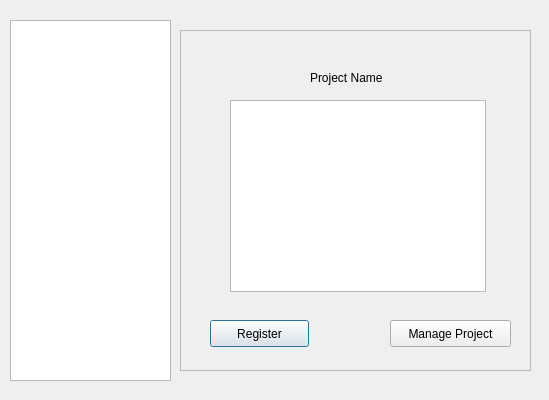
<?xml version="1.0" encoding="UTF-8"?>
<ui version="4.0">
 <class>studentProjectView</class>
 <widget class="QDialog" name="studentProjectView">
  <property name="geometry">
   <rect>
    <x>0</x>
    <y>0</y>
    <width>549</width>
    <height>400</height>
   </rect>
  </property>
  <property name="windowTitle">
   <string>Student Projects</string>
  </property>
  <widget class="QFrame" name="frame">
   <property name="geometry">
    <rect>
     <x>180</x>
     <y>30</y>
     <width>351</width>
     <height>341</height>
    </rect>
   </property>
   <property name="frameShape">
    <enum>QFrame::StyledPanel</enum>
   </property>
   <property name="frameShadow">
    <enum>QFrame::Raised</enum>
   </property>
   <widget class="QPushButton" name="registerButton">
    <property name="geometry">
     <rect>
      <x>30</x>
      <y>290</y>
      <width>99</width>
      <height>27</height>
     </rect>
    </property>
    <property name="text">
     <string>Register</string>
    </property>
   </widget>
   <widget class="QLabel" name="projectName">
    <property name="geometry">
     <rect>
      <x>130</x>
      <y>40</y>
      <width>91</width>
      <height>16</height>
     </rect>
    </property>
    <property name="text">
     <string>Project Name</string>
    </property>
   </widget>
   <widget class="QTextBrowser" name="projectDescription">
    <property name="geometry">
     <rect>
      <x>50</x>
      <y>70</y>
      <width>256</width>
      <height>192</height>
     </rect>
    </property>
   </widget>
   <widget class="QPushButton" name="manageProjectButton">
    <property name="geometry">
     <rect>
      <x>210</x>
      <y>290</y>
      <width>121</width>
      <height>27</height>
     </rect>
    </property>
    <property name="text">
     <string>Manage Project</string>
    </property>
   </widget>
  </widget>
  <widget class="QListWidget" name="projectsList">
   <property name="geometry">
    <rect>
     <x>10</x>
     <y>20</y>
     <width>161</width>
     <height>361</height>
    </rect>
   </property>
  </widget>
 </widget>
 <resources/>
 <connections/>
</ui>
